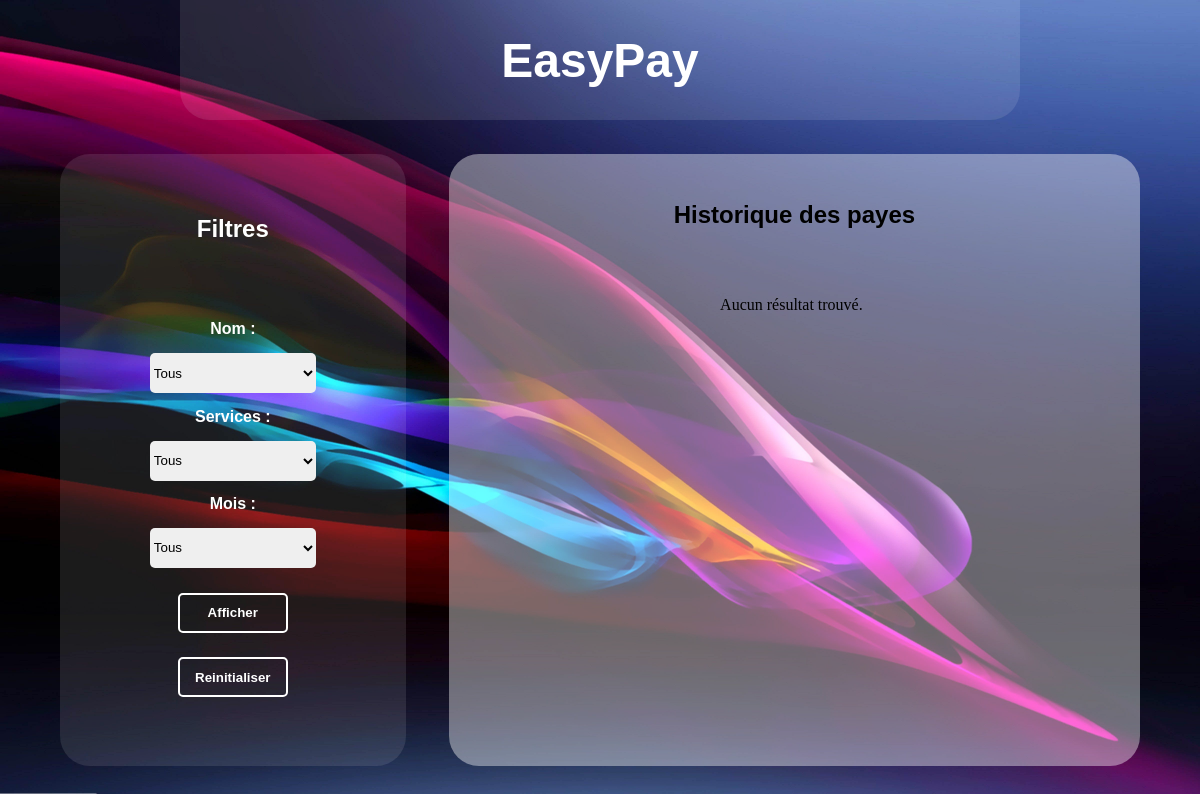
The page /historique.html on the database as committed earlier.
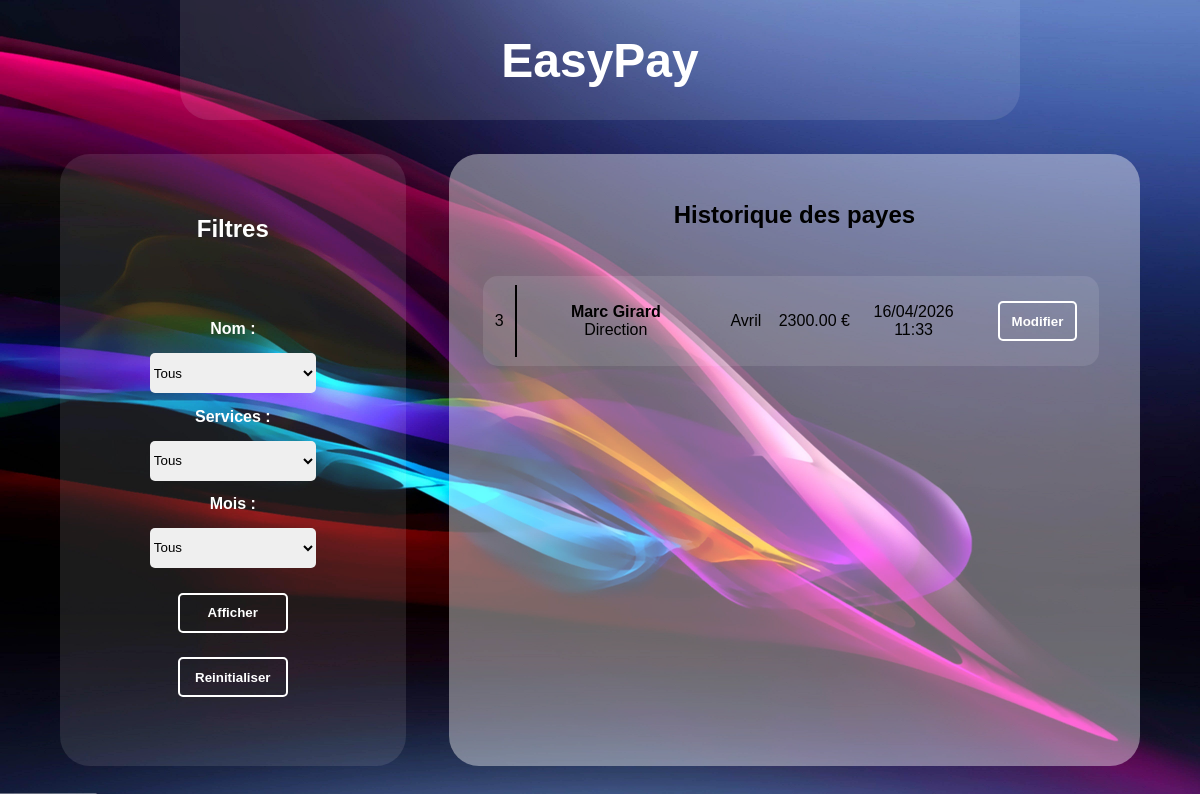
The same page on the database as committed later.
### blog/models.py (models this page shows, shortened)
class Historique(models.Model):
	utilisateur = models.ForeignKey(
		Utilisateur,
		on_delete=models.CASCADE,
		related_name="historiques",
		db_column="id_utilisateur",
	)
	date = models.DateField(auto_now_add=True)
	heure = models.TimeField(auto_now_add=True)
	heures_sup = models.DecimalField(max_digits=6, decimal_places=2, default=0)
	prime = models.DecimalField(max_digits=10, decimal_places=2, default=0)
	mois = models.PositiveSmallIntegerField()
	annee = models.PositiveSmallIntegerField()
	class Meta:
		db_table = "historique"
		constraints = [
			models.UniqueConstraint(
				fields=["utilisateur", "mois", "annee"],
				name="unique_historique_utilisateur_mois",
			),
		]

class Utilisateur(models.Model):
	nomprenom = models.CharField(max_length=120)
	service = models.CharField(max_length=80)
	mail = models.EmailField(unique=True)
	paye = models.DecimalField(max_digits=10, decimal_places=2)
	class Meta:
		db_table = "utilisateur"

### blog/views.py (the view)
# urls.py: path('historique.html', views.historique, name='historique'),
def historique(request):
    nom_filter = request.GET.get('nom', '')
    service_filter = request.GET.get('service', '')
    mois_filter = request.GET.get('mois', '')
    utilisateurs = Utilisateur.objects.all()
    services = Utilisateur.objects.values_list('service', flat=True).distinct()
    noms = Utilisateur.objects.values_list('nomprenom', flat=True).distinct().order_by('nomprenom')
    historiques = Historique.objects.select_related('utilisateur').all()
    if nom_filter and nom_filter != '':
        historiques = historiques.filter(utilisateur__nomprenom=nom_filter)
    if service_filter and service_filter != '':
        historiques = historiques.filter(utilisateur__service=service_filter)
    if mois_filter and mois_filter != '' and mois_filter.isdigit():
        historiques = historiques.filter(mois=int(mois_filter))
    historiques = historiques.order_by('-date', '-heure')
    context = {
        'historiques': historiques,
        'utilisateurs': utilisateurs,
        'services': services,
        'noms': noms,
        'nom_filter': nom_filter,
        'service_filter': service_filter,
        'mois_filter': mois_filter
    }
    return render(request, 'blog/historique.html', context)

### blog/templatetags/custom_filters.py (called while the page is built)
@register.filter
def mois_name(mois_number):
    return MOIS_NOMS.get(int(mois_number), "Mois inconnu")

@register.filter
def salaire_total(historique):
    salaire_base = Decimal(str(historique.utilisateur.paye))
    prime = Decimal(str(historique.prime))
    heures_sup_bonus = Decimal(str(historique.heures_sup)) * Decimal('100')
    total = salaire_base + prime + heures_sup_bonus
    return "{:.2f}".format(total)

### blog/templates/blog/historique.html (shortened to what this page needs)
{% load static %} {% load custom_filters %}
<!doctype html>
<html lang="en">
    <head>
        <link rel="stylesheet" href="{% static 'blog/historique.css' %}" />
    </head>
    <body>
        <header>
            <div class="header-color">
                <div class="header-color-titre">
                    <a href="index.html"><h1>EasyPay</h1></a>
                </div>
            </div>
        </header>
        <main>
            <div id="main-box">
                <div id="main-box-filtres">
                    <div id="main-box-filtres-box">
                        <div id="main-box-filtres-box-titre">
                            <h4>Filtres</h4>
                        </div>
                        <form id="main-box-filtres-box-form" method="GET" action="">
                            <label for="nom">Nom : </label>
                            <select name="nom" id="nom">
                                <option value="">Tous</option>
                            </select>
                            <label for="service">Services : </label>
                            <select name="service" id="service">
                                <option value="">Tous</option>
                            </select>
                            <label for="mois">Mois : </label>
                            <select name="mois" id="mois">
                                <option value="">Tous</option>
                            </select>
                            <button type="submit">Afficher</button>
                            <button type="button" onclick="resetFilters()">Reinitialiser</button>
                        </form>
                    </div>
                </div>
                <div id="main-box-historique">
                    <div id="main-box-historique-titre">
                        <h4>Historique des payes</h4>
                    </div>
                    <div id="main-box-historique-content">
                        {% for historique in historiques %}
                        <div class="main-box-historique-content-item">
                            <div class="main-box-historique-content-item-id">
                                <p>{{ historique.id }}</p>
                            </div>
                            <div class="main-box-historique-content-item-infos">
                                <p>{{ historique.utilisateur.nomprenom }}</p>
                                <p>{{ historique.utilisateur.service }}</p>
                            </div>
                            <div class="main-box-historique-content-item-date">
                                <p>{{ historique.mois|mois_name }}</p>
                            </div>
                            <div class="main-box-historique-content-item-salaires">
                                <p>{{ historique|salaire_total }} €</p>
                            </div>
                            <div class="main-box-historique-content-item-dates">
                                <p>{{ historique.date|date:"d/m/Y" }}</p>
                                <p>{{ historique.heure|time:"H:i" }}</p>
                            </div>
                            <div class="main-box-historique-content-item-actions">
                                <a href="{% url 'payes' %}?historique_id={{ historique.id }}"><button type="button">Modifier</button></a>
                            </div>
                        </div>
                        {% empty %}
                        <div style="padding: 20px; text-align: center">
                            <p>Aucun résultat trouvé.</p>
                        </div>
                        {% endfor %}
                    </div>
                </div>
            </div>
        </main>
    </body>
</html>

Rows that differ between the two databases and show on the page:
added Historique: id "3", utilisateur.nomprenom "Marc Girard", utilisateur.service "Direction", mois|mois_name "Avril", id_utilisateur+prime+heures_sup "2300.00", date "16/04/2026", heure "11:33"
Other text that changed with them:
text no longer shown: "Aucun résultat trouvé."
